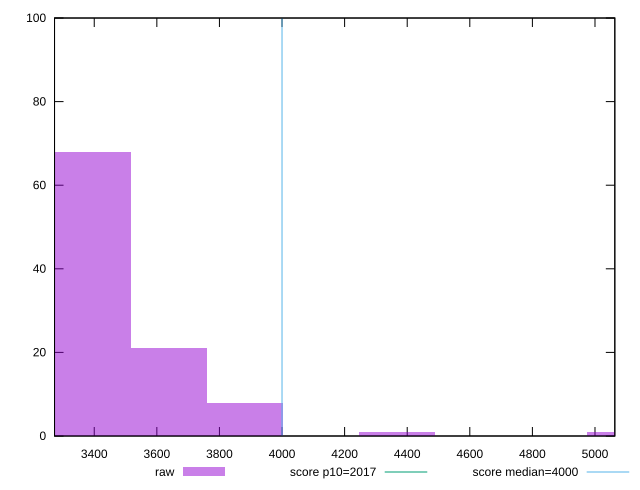

Generate this figure with gnuplot:
reset

$raw <<EOF
3396.8829614494116 68
3639.5174586957983 21
3882.151955942185 8
3154.2484642030254 1
5095.324442174117 1
4367.420950434958 1
EOF

set key outside below
set boxwidth 242.63449724638656
set xrange [3273.107999999998:5063.375999999994]
set yrange [0:100]
set trange [0:100]
set style fill transparent solid 0.5 noborder

set parametric
set terminal svg size 640, 490 enhanced background rgb 'white'
set output "reprap/mainthread-work-breakdown/samples/pages+cached+noexternal+nomedia/raw/histogram.svg"

plot $raw title "raw" with boxes, \
     2017,t title "score p10=2017", \
     4000,t title "score median=4000"

reset
